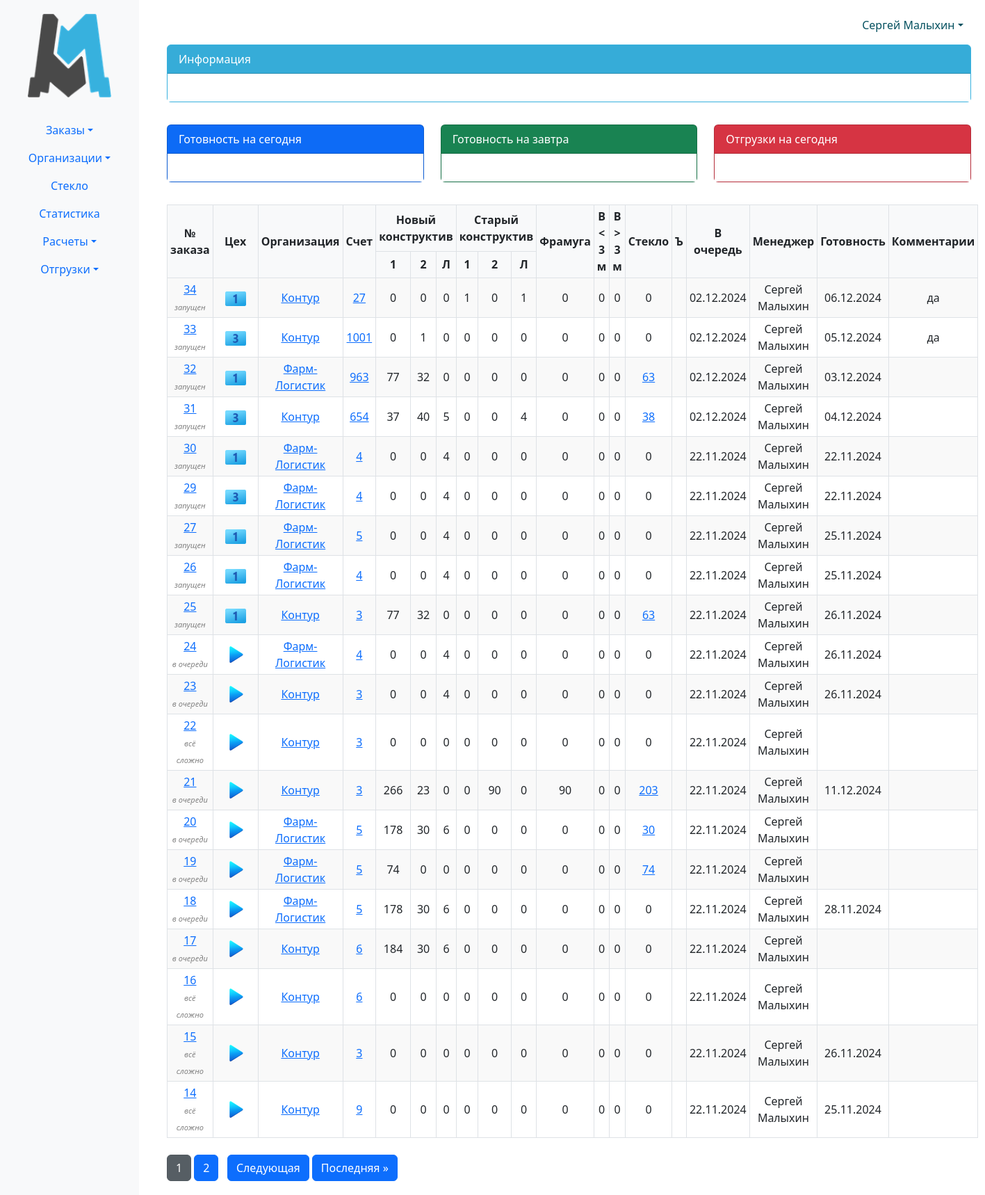
Screenshot of /erp_main/orders_list/ (signed in) with the database file from the repository.
### erp_main/models.py (models this page shows, shortened)
class Order(models.Model):
    internal_order_number = models.CharField(max_length=255, unique=True)
    created_at = models.DateTimeField(auto_now_add=True)
    order_file = models.FileField(upload_to='uploads/')
    invoice = models.ForeignKey(Invoice, related_name='invoice',blank=True, null=True, on_delete=models.CASCADE)
    due_date = models.DateField(null=True, blank=True)
    comment = models.TextField(blank=True, null=True)
    def get_items_filtered(self):
        return self.items.exclude(p_status__in=['changed', 'canceled'])
    @property
    def doors_1_nk(self):
        return self.get_items_filtered().filter(
            p_kind='door',
            p_construction='NK',
            p_active_trim=None,
        ).aggregate(total=Sum('p_quantity'))['total'] or 0
    @property
    def doors_2_nk(self):
        return self.get_items_filtered().filter(
            p_kind='door',
            p_construction='NK',
            p_active_trim__isnull=False,
        ).aggregate(total=Sum('p_quantity'))['total'] or 0
    @property
    def hatch_nk(self):
        return self.get_items_filtered().filter(
            p_kind='hatch',
            p_construction='NK',
        ).aggregate(total=Sum('p_quantity'))['total'] or 0
    @property
    def doors_1_sk(self):
        return self.get_items_filtered().filter(
            p_kind='door',
            p_construction='SK',
            p_active_trim=None,
        ).aggregate(total=Sum('p_quantity'))['total'] or 0
    @property
    def doors_2_sk(self):
        return self.get_items_filtered().filter(
            p_kind='door',
            p_construction='SK',
            p_active_trim__isnull=False,
        ).aggregate(total=Sum('p_quantity'))['total'] or 0
    @property
    def hatch_sk(self):
        return self.get_items_filtered().filter(
            p_kind='hatch',
            p_construction='SK',
        ).aggregate(total=Sum('p_quantity'))['total'] or 0
    @property
    def transom(self):
        return self.get_items_filtered().filter(
            p_kind='transom',
        ).aggregate(total=Sum('p_quantity'))['total'] or 0
    @property
    def gate(self):
        return self.get_items_filtered().filter(
            p_kind='gate',
            p_width__lt=3000,
            p_height__lt=3000,
        ).aggregate(total=Sum('p_quantity'))['total'] or 0
    @property
    def gate_3000(self):
        return self.get_items_filtered().filter(
            Q(p_kind='gate') & (Q(p_width__gte=3000) | Q(p_height__gte=3000)),
        ).aggregate(total=Sum('p_quantity'))['total'] or 0
    @property
    def glass(self):
        return self.get_items_filtered().filter(Q(p_glass__isnull=False) &
                                                ~Q(p_glass={})).aggregate(total=Sum('p_quantity'))['total'] or 0
    @property
    def status(self): # раскидываем позиции по статусам
        in_query = self.get_items_filtered().filter(p_status='in_query').aggregate(total=Sum('p_quantity'))['total'] or 0
        product = self.get_items_filtered().filter(p_status='product').aggregate(total=Sum('p_quantity'))['total'] or 0
        ready = self.get_items_filtered().filter(p_status='ready').aggregate(total=Sum('p_quantity'))['total'] or 0
        shipped = self.get_items_filtered().filter(p_status='shipped').aggregate(total=Sum('p_quantity'))['total'] or 0
        if in_query > 0 and product == 0 and ready == 0 and shipped == 0:
            return f'в очереди'
        elif in_query == 0 and product > 0 and ready == 0 and shipped == 0:
            return f'запущен'
        elif in_query == 0 and product == 0 and ready > 0 and shipped == 0:
            return f'готов'
        elif in_query == 0 and product == 0 and ready == 0 and shipped > 0:
            return f'отгружен'
        else:
            return f'всё сложно'
    @property
    def workshop(self):
        ws_1 = self.get_items_filtered().filter(workshop='1').aggregate(total=Sum('p_quantity'))['total'] or 0
        ws_3 = self.get_items_filtered().filter(workshop='3').aggregate(total=Sum('p_quantity'))['total'] or 0
        icon_path = static('erp_main/images/icon_play.png')
        if ws_1:
            icon_path = static('erp_main/images/icon_play1.png')
        if ws_3:
            icon_path = static('erp_main/images/icon_play3.png')
        if ws_1 and ws_3:
            icon_path = static('erp_main/images/icon_play13.png')
        return icon_path

class Invoice(models.Model):
    number = models.CharField(max_length=5, blank=True, null=True)
    organization = models.ForeignKey(Organization, related_name='organization', on_delete=models.CASCADE)
    date = models.DateField()
    amount = models.IntegerField(default=0)
    payed_amount = models.IntegerField(default=0)
    shipping_amount = models.IntegerField(default=0)
    montage_amount = models.IntegerField(default=0)
    legal_entity = models.ForeignKey(LegalEntity, related_name='legal_entity', on_delete=models.CASCADE)
    invoice_file = models.FileField(upload_to='invoices/', blank=True, null=True)
    year = models.PositiveIntegerField(editable=False)
    is_paid = models.BooleanField(default=False, blank=True, null=True)
    change_date = models.DateField(blank=True, null=True)
    class Meta:
        constraints = [
            models.UniqueConstraint(fields=['number', 'legal_entity', 'year'], name='unique_field_combination')
        ]

class Organization(models.Model):
    FOOTING_CHOICES = (
        ('ustav', 'устава'),
        ('attorney', 'доверенности')
    )
    KIND_CHOICES = (
        ('ooo', 'ООО'),
        ('ao', 'АО'),
        ('zao', 'ЗАО'),
        ('ip', 'ИП'),
    )
    kind = models.CharField(max_length=100, blank=True, null=True, choices=KIND_CHOICES)
    phone_number = models.CharField(max_length=15, blank=True, null=True)
    name_fl = models.CharField(max_length=15, blank=True, null=True)
    user = models.ForeignKey(User, related_name='organizations', on_delete=models.CASCADE)
    ceo_footing = models.CharField(max_length=30, choices=FOOTING_CHOICES)
    name = models.CharField(max_length=100, blank=True, null=True)
    inn = models.CharField(max_length=15, blank=True, null=True)
    ogrn = models.CharField(max_length=15, blank=True, null=True)
    kpp = models.CharField(max_length=15, blank=True, null=True)
    r_s = models.CharField(max_length=25, blank=True, null=True)
    bank = models.CharField(max_length=300, blank=True, null=True)
    bik = models.CharField(max_length=10, blank=True, null=True)
    k_s = models.CharField(max_length=25, blank=True, null=True)
    address = models.CharField(max_length=150, blank=True, null=True)
    email = models.EmailField(blank=True, null=True)
    ceo_title = models.CharField(max_length=30, blank=True, null=True)
    ceo_name = models.CharField(max_length=150, blank=True, null=True)
    contracts = models.FileField(upload_to='contracts/', blank=True, null=True)
    def __str__(self):
        if self.name_fl:
            return f'{self.name_fl} ({self.phone_number})'
        return self.name
    class Meta:
        verbose_name_plural = 'Организации'

### erp_main/views.py (the view)
# urls.py: path('orders_list/', views.orders_list, name='orders_list'),
@login_required(login_url='login')
def orders_list(request):
    if request.user.is_staff:
        orders_queryset = Order.objects.all().order_by('-id')
    else:
        orders_queryset = Order.objects.filter(user=request.user).order_by('-id')
    paginator = Paginator(orders_queryset, 20)  # Создаем пагинатор
    page_number = request.GET.get('page')  # Получаем номер страницы из GET параметров
    orders = paginator.get_page(page_number)  # Получаем заказы для текущей страницы
    return render(request, 'orders_list.html', {'orders': orders})

### erp_main/templates/orders_list.html (shortened to what this page needs)
{% extends 'base.html' %}
{% load static %}
{% block content %}
<table>
    <thead>
        <tr class="bold-border;">
            <th rowspan="2">№ заказа</th>
            <th rowspan="2">Цех</th>
            <th rowspan="2">Организация</th>
            <th rowspan="2">Счет</th>
            <th colspan="3">Новый конструктив</th>
            <th colspan="3">Старый конструктив</th>
            <th rowspan="2">Фрамуга</th>
            <th rowspan="2">В < 3 м</th>
            <th rowspan="2">В > 3 м</th>
            <th rowspan="2">Стекло</th>
            <th rowspan="2">Ъ</th>
            <th rowspan="2">В очередь</th>
            <th rowspan="2">Менеджер</th>
            <th rowspan="2">Готовность</th>
            <th rowspan="2">Комментарии</th>
        </tr>
        <tr>
            <th>1</th>
            <th>2</th>
            <th>Л</th>
            <th>1</th>
            <th>2</th>
            <th>Л</th>
        </tr>
    </thead>
    <tbody>
        {% for order in orders %}
            <tr>
                <td>
                    <a href="{% url 'order_detail' order.id %}">{{ order.id }}</a>
                    <br>
                    <span style="font-size: 11px; font-style: italic; color: grey;">{{ order.status }}</span>
                </td>
                <td>
                    <button type="button" class="btn btn-link" data-bs-toggle="modal" data-bs-target="#workshopModal{{ order.id }}">
                        {% if order.status == 'в очереди' %}
                            <img id="iconPlay{{ order.id }}" src="{% static 'erp_main/images/icon_play.png' %}" style="width: 30px; height: auto;" alt="запуск">
                        {% elif order.workshop %}
                            <img id="iconPlay{{ order.id }}" src="{{ order.workshop }}" style="width: 30px; height: auto;" alt="">
                        {% endif %}
                    </button>
                </td>
                <td>
                    <a href="{% url 'organization_detail' order.invoice.organization.id %}">{{ order.invoice.organization }}</a>
                </td>
                <td>
                    <a href="{% url 'invoice_detail' order.invoice.id %}">{{ order.invoice.number }}</a>
                </td>
                <td>{{ order.doors_1_nk }}</td>
                <td>{{ order.doors_2_nk }}</td>
                <td>{{ order.hatch_nk }}</td>
                <td>{{ order.doors_1_sk }}</td>
                <td>{{ order.doors_2_sk }}</td>
                <td>{{ order.hatch_sk }}</td>
                <td>{{ order.transom }}</td>
                <td>{{ order.gate }}</td>
                <td>{{ order.gate_3000 }}</td>
                <td>
                    {% if order.glass != 0 %}
                        <a href="{% url 'glass_info' order.id %}">{{ order.glass }}</a>
                    {% else %}
                        {{ order.glass }}
                    {% endif %}
                </td>
                <td></td>
                <td>{{ order.created_at|date:"d.m.Y" }}</td>
                <td>{{ order.invoice.organization.user.get_full_name }}</td>
                <td>{{ order.due_date|date:"d.m.Y" }}</td>
                <td>{{ order.comment }}</td>
            </tr>
        {% endfor %}
    </tbody>
</table>
    <div class="pagination text-center mt-4">
    {% for i in orders.paginator.page_range %}
        {% if orders.number == i %}
            <a href="?page={{ i }}" class="btn btn-secondary active">{{ i }}</a>
        {% else %}
            <a href="?page={{ i }}" class="btn btn-primary">{{ i }}</a>
        {% endif %}
    {% endfor %}
    {% if orders.has_next %}
        <a href="?page={{ orders.next_page_number }}" class="btn btn-primary">Следующая</a>
        <a href="?page={{ orders.paginator.num_pages }}" class="btn btn-primary">Последняя &raquo;</a>
    {% endif %}
</div>
{% endblock %}

### templates/base.html (shortened to what this page needs)
{% load static %}
<!DOCTYPE html>
<html lang="ru">
<head>
    <link href="https://cdn.jsdelivr.net/npm/bootstrap@5.3.0-alpha1/dist/css/bootstrap.min.css" rel="stylesheet">
</head>
<body>
<div class="container-fluid">
    <div class="row">
        <nav class="col-md-2 d-none d-md-block bg-light sidebar">
            <div style="text-align: center;">
                <a href="{% url 'index' %}">
                    <img src="{% static 'erp_main/images/logo.png' %}" style="width: 120px; height: auto;" alt="Главная">
                </a>
            </div>
            <br>
            <div class="sidebar-sticky">
                <ul class="nav flex-column text-center">
                    <li class="nav-item dropdown">
                        <a class="nav-link dropdown-toggle" href="#" role="button" data-bs-toggle="dropdown" aria-expanded="false">Заказы</a>
                    </li>
                    <li class="nav-item dropdown">
                        <a class="nav-link dropdown-toggle" href="#" role="button" data-bs-toggle="dropdown" aria-expanded="false">Организации</a>
                    </li>
                    <li class="nav-item">
                        <a class="nav-link" href="#">Стекло</a>
                    </li>
                    <li class="nav-item">
                        <a class="nav-link" href="#">Статистика</a>
                    </li>
                    <li class="nav-item dropdown">
                        <a class="nav-link dropdown-toggle" href="#" role="button" data-bs-toggle="dropdown" aria-expanded="false">Расчеты</a>
                    </li>
                    <li class="nav-item dropdown">
                        <a class="nav-link dropdown-toggle" href="#" role="button" data-bs-toggle="dropdown" aria-expanded="false">Отгрузки</a>
                    </li>
                </ul>
            </div>
        </nav>
        <main role="main" class="col-md-10 main-content">
            <div class="row my-1">
                <div class="col-md-12">
                    <div class="row mb-0">
                        <div class="col-md-2 text-center" style="background: none;">
                            <div class="alert alert-info" role="alert">
                                {% if user.is_authenticated %}
                                    <li class="nav-item dropdown">
                                        <a class="nav-link dropdown-toggle" href="#" role="button" data-bs-toggle="dropdown" aria-expanded="false">{{ user.first_name }} {{ user.last_name }}</a>
                                    </li>
                                {% endif %}
                            </div>
                        </div>
                    </div>
                    <div class="card mb-3 text-white" id="first-block">
                        <div class="card-header">Информация</div>
                        <div class="card-body">
                        </div>
                    </div>
                </div>
            </div>
            <div class="row my-3">
                <div class="col-md-4">
                    <div class="card text-white bg-primary mb-3">
                        <div class="card-header">Готовность на сегодня</div>
                        <div class="card-body">
                        </div>
                    </div>
                </div>
                <div class="col-md-4">
                    <div class="card text-white bg-success mb-3">
                        <div class="card-header">Готовность на завтра</div>
                        <div class="card-body">
                        </div>
                    </div>
                </div>
                <div class="col-md-4">
                    <div class="card text-white bg-danger mb-3">
                        <div class="card-header">Отгрузки на сегодня</div>
                        <div class="card-body">
                        </div>
                    </div>
                </div>
            </div>
        {% block content %}
        {% endblock %}
        </main>
    </div>
</div>
</body>
</html>

### templates/base.html (style rules this page uses)
.alert-info { background: none; padding-top: 0; padding-bottom: 0; border: none; }
.nav-item { position: relative; list-style: none; }
.nav-link { transition: background-color 0.3s; border-radius: 5px; }
.sidebar { width: 200px; padding-top: 20px; position: fixed; height: 100%; overflow-y: auto; background-color: #f8f9fa !important; }
.main-content { margin-left: 220px; padding: 20px; flex-grow: 1; }
table { border-collapse: collapse; width: 100%; }
th, td { border: 1px solid #dee2e6; padding: 8px; text-align: left; }
tr:nth-child(odd) { background-color: #f9f9f9; }
tr:nth-child(even) { background-color: #ffffff; }
.card-body { text-align: center; background-color: white; }
#first-block { border: 1px solid #37b1de; background-color: #37b1de; }

### erp_main/templates/orders_list.html (style rules this page uses)
table { border-collapse: collapse; width: 100%; margin: 0 auto; }
th, td { padding: 4px; text-align: center; vertical-align: middle; border: 1px solid #dee2e6; }
th { background-color: #f8f9fa; }

### rows the page displays
Order: id "34", status "запущен", invoice.organization "Контур", invoice.number "27", doors_1_nk "0", doors_2_nk "0", hatch_nk "0", doors_1_sk "1", doors_2_sk "0", hatch_sk "1", transom "0", gate "0", gate_3000 "0", glass "0", created_at "02.12.2024", invoice.organization.user.get_full_name "Сергей Малыхин", due_date "06.12.2024", comment "да"
Order: id "33", status "запущен", invoice.organization "Контур", invoice.number "1001", doors_1_nk "0", doors_2_nk "1", hatch_nk "0", doors_1_sk "0", doors_2_sk "0", hatch_sk "0", transom "0", gate "0", gate_3000 "0", glass "0", created_at "02.12.2024", invoice.organization.user.get_full_name "Сергей Малыхин", due_date "05.12.2024", comment "да"
Order: id "32", status "запущен", invoice.organization "Фарм-Логистик", invoice.number "963", doors_1_nk "77", doors_2_nk "32", hatch_nk "0", doors_1_sk "0", doors_2_sk "0", hatch_sk "0", transom "0", gate "0", gate_3000 "0", glass "63", created_at "02.12.2024", invoice.organization.user.get_full_name "Сергей Малыхин", due_date "03.12.2024"
Order: id "31", status "запущен", invoice.organization "Контур", invoice.number "654", doors_1_nk "37", doors_2_nk "40", hatch_nk "5", doors_1_sk "0", doors_2_sk "0", hatch_sk "4", transom "0", gate "0", gate_3000 "0", glass "38", created_at "02.12.2024", invoice.organization.user.get_full_name "Сергей Малыхин", due_date "04.12.2024"
Order: id "30", status "запущен", invoice.organization "Фарм-Логистик", invoice.number "4", doors_1_nk "0", doors_2_nk "0", hatch_nk "4", doors_1_sk "0", doors_2_sk "0", hatch_sk "0", transom "0", gate "0", gate_3000 "0", glass "0", created_at "22.11.2024", invoice.organization.user.get_full_name "Сергей Малыхин", due_date "22.11.2024"
Order: id "29", status "запущен", invoice.organization "Фарм-Логистик", invoice.number "4", doors_1_nk "0", doors_2_nk "0", hatch_nk "4", doors_1_sk "0", doors_2_sk "0", hatch_sk "0", transom "0", gate "0", gate_3000 "0", glass "0", created_at "22.11.2024", invoice.organization.user.get_full_name "Сергей Малыхин", due_date "22.11.2024"
Order: id "27", status "запущен", invoice.organization "Фарм-Логистик", invoice.number "5", doors_1_nk "0", doors_2_nk "0", hatch_nk "4", doors_1_sk "0", doors_2_sk "0", hatch_sk "0", transom "0", gate "0", gate_3000 "0", glass "0", created_at "22.11.2024", invoice.organization.user.get_full_name "Сергей Малыхин", due_date "25.11.2024"
Order: id "26", status "запущен", invoice.organization "Фарм-Логистик", invoice.number "4", doors_1_nk "0", doors_2_nk "0", hatch_nk "4", doors_1_sk "0", doors_2_sk "0", hatch_sk "0", transom "0", gate "0", gate_3000 "0", glass "0", created_at "22.11.2024", invoice.organization.user.get_full_name "Сергей Малыхин", due_date "25.11.2024"
Order: id "25", status "запущен", invoice.organization "Контур", invoice.number "3", doors_1_nk "77", doors_2_nk "32", hatch_nk "0", doors_1_sk "0", doors_2_sk "0", hatch_sk "0", transom "0", gate "0", gate_3000 "0", glass "63", created_at "22.11.2024", invoice.organization.user.get_full_name "Сергей Малыхин", due_date "26.11.2024"
Order: id "24", status "в очереди", invoice.organization "Фарм-Логистик", invoice.number "4", doors_1_nk "0", doors_2_nk "0", hatch_nk "4", doors_1_sk "0", doors_2_sk "0", hatch_sk "0", transom "0", gate "0", gate_3000 "0", glass "0", created_at "22.11.2024", invoice.organization.user.get_full_name "Сергей Малыхин", due_date "26.11.2024"
Order: id "23", status "в очереди", invoice.organization "Контур", invoice.number "3", doors_1_nk "0", doors_2_nk "0", hatch_nk "4", doors_1_sk "0", doors_2_sk "0", hatch_sk "0", transom "0", gate "0", gate_3000 "0", glass "0", created_at "22.11.2024", invoice.organization.user.get_full_name "Сергей Малыхин", due_date "26.11.2024"
Order: id "22", status "всё сложно", invoice.organization "Контур", invoice.number "3", doors_1_nk "0", doors_2_nk "0", hatch_nk "0", doors_1_sk "0", doors_2_sk "0", hatch_sk "0", transom "0", gate "0", gate_3000 "0", glass "0", created_at "22.11.2024", invoice.organization.user.get_full_name "Сергей Малыхин"
Order: id "21", status "в очереди", invoice.organization "Контур", invoice.number "3", doors_1_nk "266", doors_2_nk "23", hatch_nk "0", doors_1_sk "0", doors_2_sk "90", hatch_sk "0", transom "90", gate "0", gate_3000 "0", glass "203", created_at "22.11.2024", invoice.organization.user.get_full_name "Сергей Малыхин", due_date "11.12.2024"
Order: id "20", status "в очереди", invoice.organization "Фарм-Логистик", invoice.number "5", doors_1_nk "178", doors_2_nk "30", hatch_nk "6", doors_1_sk "0", doors_2_sk "0", hatch_sk "0", transom "0", gate "0", gate_3000 "0", glass "30", created_at "22.11.2024", invoice.organization.user.get_full_name "Сергей Малыхин"
Order: id "19", status "в очереди", invoice.organization "Фарм-Логистик", invoice.number "5", doors_1_nk "74", doors_2_nk "0", hatch_nk "0", doors_1_sk "0", doors_2_sk "0", hatch_sk "0", transom "0", gate "0", gate_3000 "0", glass "74", created_at "22.11.2024", invoice.organization.user.get_full_name "Сергей Малыхин"
Order: id "18", status "в очереди", invoice.organization "Фарм-Логистик", invoice.number "5", doors_1_nk "178", doors_2_nk "30", hatch_nk "6", doors_1_sk "0", doors_2_sk "0", hatch_sk "0", transom "0", gate "0", gate_3000 "0", glass "0", created_at "22.11.2024", invoice.organization.user.get_full_name "Сергей Малыхин", due_date "28.11.2024"
Order: id "17", status "в очереди", invoice.organization "Контур", invoice.number "6", doors_1_nk "184", doors_2_nk "30", hatch_nk "6", doors_1_sk "0", doors_2_sk "0", hatch_sk "0", transom "0", gate "0", gate_3000 "0", glass "0", created_at "22.11.2024", invoice.organization.user.get_full_name "Сергей Малыхин"
Order: id "16", status "всё сложно", invoice.organization "Контур", invoice.number "6", doors_1_nk "0", doors_2_nk "0", hatch_nk "0", doors_1_sk "0", doors_2_sk "0", hatch_sk "0", transom "0", gate "0", gate_3000 "0", glass "0", created_at "22.11.2024", invoice.organization.user.get_full_name "Сергей Малыхин"
Order: id "15", status "всё сложно", invoice.organization "Контур", invoice.number "3", doors_1_nk "0", doors_2_nk "0", hatch_nk "0", doors_1_sk "0", doors_2_sk "0", hatch_sk "0", transom "0", gate "0", gate_3000 "0", glass "0", created_at "22.11.2024", invoice.organization.user.get_full_name "Сергей Малыхин", due_date "26.11.2024"
Order: id "14", status "всё сложно", invoice.organization "Контур", invoice.number "9", doors_1_nk "0", doors_2_nk "0", hatch_nk "0", doors_1_sk "0", doors_2_sk "0", hatch_sk "0", transom "0", gate "0", gate_3000 "0", glass "0", created_at "22.11.2024", invoice.organization.user.get_full_name "Сергей Малыхин", due_date "25.11.2024"

### other values shown
{{ user.first_name }} "Сергей"
{{ user.last_name }} "Малыхин"
{{ i }} "1"
{{ i }} "2"
